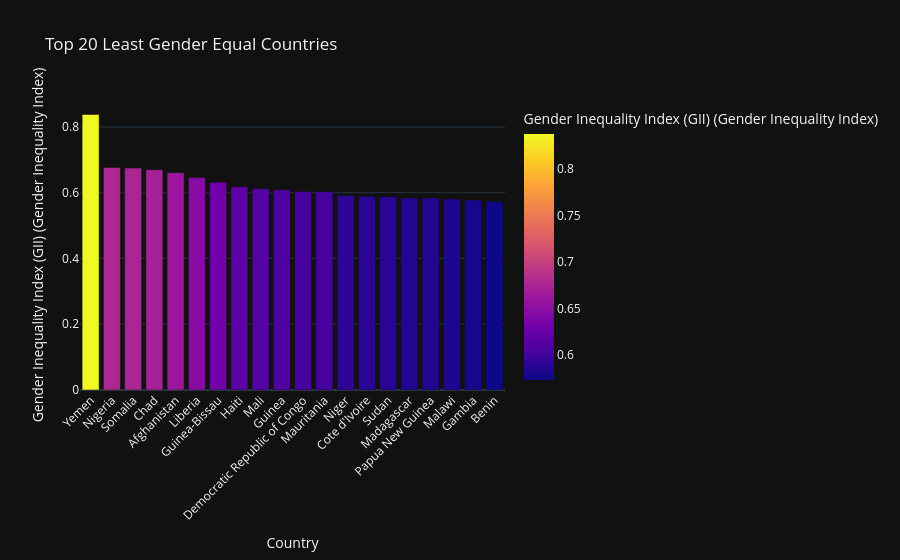

Write notebook code for a chart like this one.
### Code cell
# EDA: Top 20 countries with highest GII (least equal)
least_equal = df_clean.nlargest(20, 'Gender Inequality Index (GII) (Gender Inequality Index)')
fig = px.bar(least_equal, x='Country', y='Gender Inequality Index (GII) (Gender Inequality Index)', 
             title='Top 20 Least Gender Equal Countries', color='Gender Inequality Index (GII) (Gender Inequality Index)', template='plotly_dark')
fig.update_layout(xaxis_tickangle=-45)
fig.write_image('../viz/least_equal_countries.png')
fig.show()

### Figure 1 — Plotly figure (JSON) as saved in the notebook; plotly's stock layout.template omitted (floating-point values rounded to 4 significant figures)
{"data": [{"hovertemplate": "Country=%{x}<br>Gender Inequality Index (GII) (Gender Inequality Index)=%{marker.color}<extra></extra>", "legendgroup": "", "marker": {"color": [0.838, 0.677, 0.675, 0.67, 0.661, 0.646, 0.632, 0.618, 0.612, 0.609, 0.604, 0.603, 0.591, 0.589, 0.588, 0.584, 0.584, 0.581, 0.578, 0.573], "coloraxis": "coloraxis", "pattern": {"shape": ""}}, "name": "", "orientation": "v", "showlegend": false, "textposition": "auto", "type": "bar", "x": ["Yemen", "Nigeria", "Somalia", "Chad", "Afghanistan", "Liberia", "Guinea-Bissau", "Haiti", "Mali", "Guinea", "Democratic Republic of Congo", "Mauritania", "Niger", "Cote d'Ivoire", "Sudan", "Madagascar", "Papua New Guinea", "Malawi", "Gambia", "Benin"], "xaxis": "x", "y": [0.838, 0.677, 0.675, 0.67, 0.661, 0.646, 0.632, 0.618, 0.612, 0.609, 0.604, 0.603, 0.591, 0.589, 0.588, 0.584, 0.584, 0.581, 0.578, 0.573], "yaxis": "y"}], "layout": {"barmode": "relative", "coloraxis": {"colorbar": {"title": {"text": "Gender Inequality Index (GII) (Gender Inequality Index)"}}, "colorscale": [[0, "#0d0887"], [0.1111, "#46039f"], [0.2222, "#7201a8"], [0.3333, "#9c179e"], [0.4444, "#bd3786"], [0.5556, "#d8576b"], [0.6667, "#ed7953"], [0.7778, "#fb9f3a"], [0.8889, "#fdca26"], [1, "#f0f921"]]}, "legend": {"tracegroupgap": 0}, "title": {"text": "Top 20 Least Gender Equal Countries"}, "xaxis": {"anchor": "y", "domain": [0, 1], "tickangle": -45, "title": {"text": "Country"}}, "yaxis": {"anchor": "x", "domain": [0, 1], "title": {"text": "Gender Inequality Index (GII) (Gender Inequality Index)"}}}}
